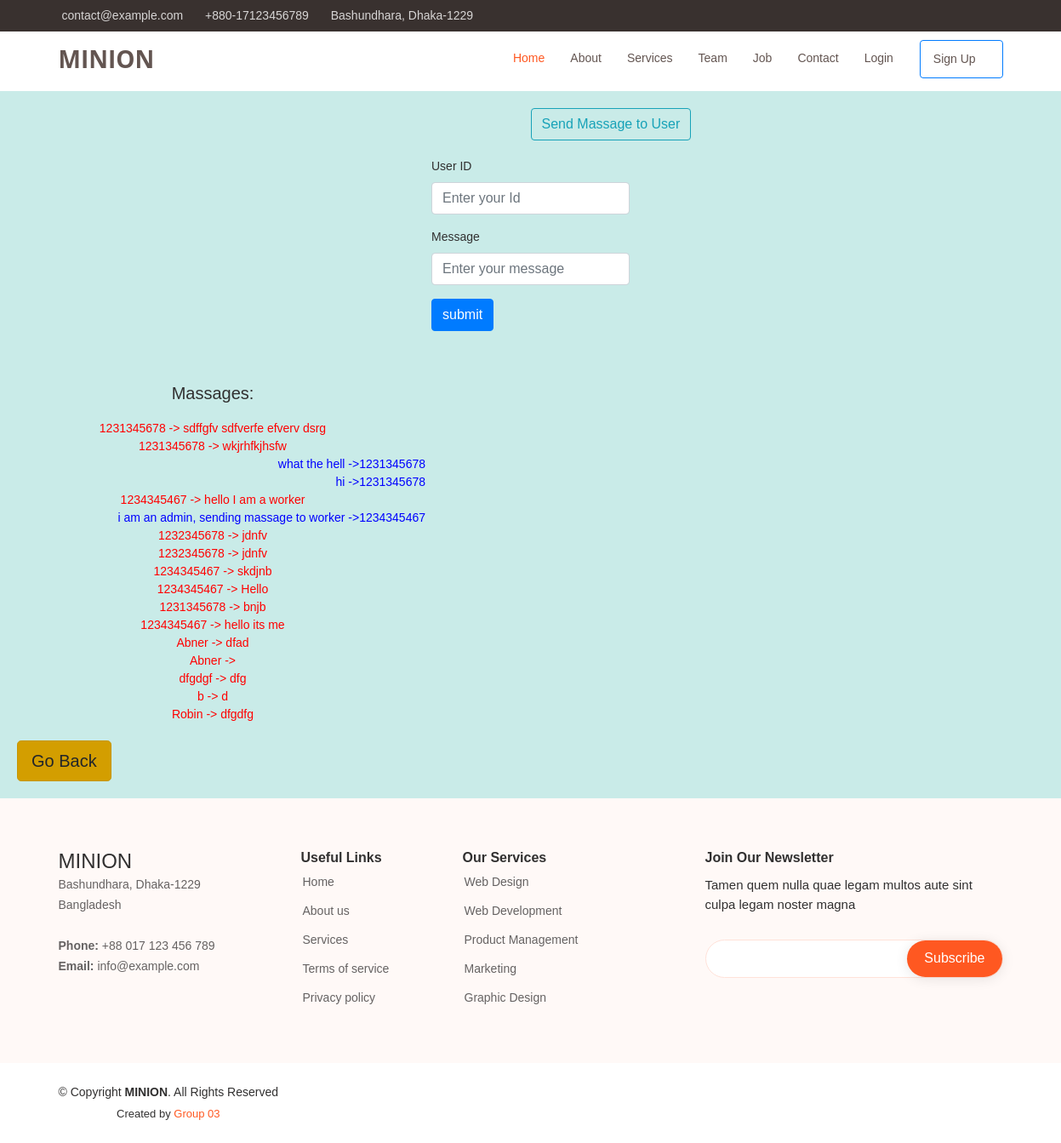
The page /usermessage.php on the database its author committed.
### tables this page shows
CREATE TABLE `massage` (
  `massageid` int(11) NOT NULL,
  `fromperson` varchar(10) NOT NULL,
  `toperson` varchar(10) NOT NULL,
  `massage` varchar(255) NOT NULL
);

### usermessage.php (the view, shortened to what this page needs)
<!doctype html>
<html lang="en">
<head>
  <link rel="stylesheet" href="https://stackpath.bootstrapcdn.com/bootstrap/4.4.1/css/bootstrap.min.css">
  <link rel="stylesheet" href="style.css">
</head>
<body>
  <section id="topbar" class="d-none d-lg-block">
    <div class="container d-flex justify-content-between">
      <div class="contact-info">
        <ul>
          <li>
            <i class="icofont-envelope"></i><a href="mailto:contact@example.com">contact@example.com</a>
          </li>
          <li><i class="icofont-phone"></i> +880-17123456789</li>
          <li><i class="icofont-address-book"></i> Bashundhara, Dhaka-1229</li>
        </ul>
      </div>
    </div>
  </section>
  <header id="header">
    <div class="container d-flex justify-content-between">
      <div class="logo">
        <h1 class="text-light">
          <a href="index.php"><span>MINION</span></a>
        </h1>
      </div>
      <nav class="nav-menu d-none d-lg-block">
        <ul>
          <li class="active"><a href="index.php">Home</a></li>
          <li><a href="#about">About</a></li>
          <li><a href="#services">Services</a></li>
          <li><a href="#team">Team</a></li>
          <li><a href="#job">Job</a></li>
          <li><a href="#contact">Contact</a></li>
          <li class="drop-down"><a href="login.html">Login</a>
          </li>
          <li class="drop-down"><a href="register.html" class="btn btn-outline-primary">Sign Up</a>
          </li>
        </ul>
    </div>
  </header>
  <a class="btn btn-outline-info" href="usermessage.php" role="button" style="margin-top: 20px; margin-bottom: 20px; margin-left: 50%;">Send Massage to User</a>
  <div class="row justify-content-center">
    <form action="processadminmesssagetouser.php" method="POST">
      <div class="form-group">
        <label>User ID</label>
        <input type="text" name="toperson" class="form-control" placeholder="Enter your Id">
      </div>
      <div class="form-group">
        <label>Message</label>
        <input type="text" name="massage" class="form-control" placeholder="Enter your message">
      </div>
      <div class="form-group">
        <button type="submit" class="btn btn-primary" name="submit">submit</button>
      </div>
    </form>
  </div>
  <br /><br />
  <div class="massage" style=" width:500px; align-content: center;">
    <div class="blockquote text-center">Massages:</div>
    <?php
    $con = mysqli_connect("localhost", "root", "", "workerreview");
    $contact_array = mysqli_query($con, "SELECT * FROM massage WHERE 1 ORDER BY massageid ASC");
    while ($row = mysqli_fetch_array($contact_array)) {
      if ($row['fromperson'] != '1234') {
    ?>
        <div class="leftmassage" style="text-align:center;color:red; border:20px">
          <?php echo $row['fromperson'] . " -> " . $row['massage']; ?></div>
      <?php
      } else { ?>
        <div class="rightmassage" style="text-align:right;color:blue">
          <?php echo $row['massage'] . "->" . $row['toperson']; ?></div>
    <?php }
    }
    ?>
    <a href="admin.php" class="btn btn-warning btn-lg active" role="button" aria-pressed="true" style="margin:20px 20px;">Go Back</a>
  </div>
  <footer id="footer">
    <div class="footer-top">
      <div class="container">
        <div class="row">
          <div class="col-lg-3 col-md-6 footer-contact">
            <h3>MINION</h3>
            <p>
              Bashundhara, Dhaka-1229<br />
              Bangladesh <br /><br />
              <strong>Phone:</strong> +88 017 123 456 789<br />
              <strong>Email:</strong> info@example.com<br />
            </p>
          </div>
          <div class="col-lg-2 col-md-6 footer-links">
            <h4>Useful Links</h4>
            <ul>
              <li>
                <i class="bx bx-chevron-right"></i> <a href="#">Home</a>
              </li>
              <li>
                <i class="bx bx-chevron-right"></i> <a href="#">About us</a>
              </li>
              <li>
                <i class="bx bx-chevron-right"></i> <a href="#">Services</a>
              </li>
              <li>
                <a href="#">Terms of service</a>
              </li>
              <li>
                <a href="#">Privacy policy</a>
              </li>
            </ul>
          </div>
          <div class="col-lg-3 col-md-6 footer-links">
            <h4>Our Services</h4>
            <ul>
              <li>
                <i class="bx bx-chevron-right"></i> <a href="#">Web Design</a>
              </li>
              <li>
                <a href="#">Web Development</a>
              </li>
              <li>
                <a href="#">Product Management</a>
              </li>
              <li>
                <i class="bx bx-chevron-right"></i> <a href="#">Marketing</a>
              </li>
              <li>
                <a href="#">Graphic Design</a>
              </li>
            </ul>
          </div>
          <div class="col-lg-4 col-md-6 footer-newsletter">
            <h4>Join Our Newsletter</h4>
            <p>
              Tamen quem nulla quae legam multos aute sint culpa legam noster
              magna
            </p>
            <form action="" method="post">
              <input type="email" name="email" /><input type="submit" value="Subscribe" />
            </form>
          </div>
        </div>
      </div>
    </div>
    <div class="container d-lg-flex py-4">
      <div class="me-lg-auto text-center text-lg-start">
        <div class="copyright">
          &copy; Copyright <strong><span>MINION</span></strong>. All Rights Reserved
        </div>
        <div class="credits">
          Created by <a href="#">Group 03</a>
        </div>
      </div>
    </div>
  </footer>
</body>
</html>

### rows shown on the page
massage: fromperson "1231345678", massage "sdffgfv sdfverfe efverv dsrg"
massage: fromperson "1231345678", massage "wkjrhfkjhsfw"
massage: massage "what the hell", toperson "1231345678"
massage: massage "hi", toperson "1231345678"
massage: fromperson "1234345467", massage "hello I am a worker"
massage: massage "i am an admin, sending massage to worker", toperson "1234345467"
massage: fromperson "1232345678", massage "jdnfv"
massage: fromperson "1232345678", massage "jdnfv"
massage: fromperson "1234345467", massage "skdjnb"
massage: fromperson "1234345467", massage "Hello"
massage: fromperson "1231345678", massage "bnjb"
massage: fromperson "1234345467", massage "hello its me"
massage: fromperson "Abner", massage "dfad"
massage: fromperson "Abner"
massage: fromperson "dfgdgf", massage "dfg"
massage: fromperson "b", massage "d"
massage: fromperson "Robin", massage "dfgdfg"
